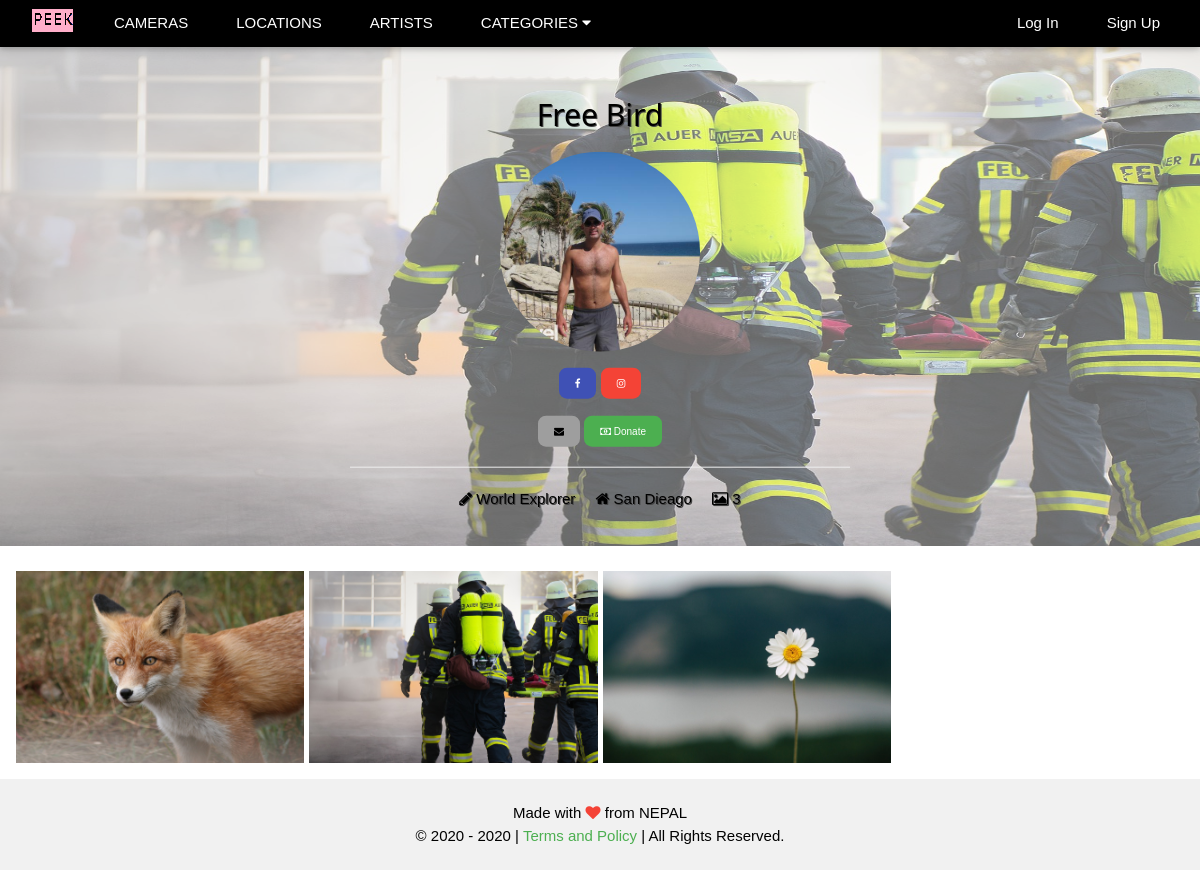
The app's page /theexplorer/ with its own data.
### users/models.py (models this page shows)
class UserProfile(AbstractUser):
    first_name = models.CharField(max_length=254)
    last_name = models.CharField(max_length=254)
    email = models.EmailField(max_length=254, unique=True)
    profile_picture = models.ImageField(blank=True, upload_to=upload_image_path)
    profession = models.CharField(max_length=254, blank=True)
    address = models.CharField(max_length=254, blank=True)
    dob = models.DateField(blank=True, null=True)
    donate = models.CharField(max_length=254, blank=True)
    fb_username = models.CharField(max_length=254, blank=True)
    tw_username = models.CharField(max_length=254, blank=True)
    in_username = models.CharField(max_length=254, blank=True)

### photos/models.py (models this page shows, shortened)
class Photo(models.Model):
    title = models.CharField(max_length=254)
    slug = models.SlugField(unique=True)
    category = models.ForeignKey('Category', on_delete=models.CASCADE)
    image = models.ImageField(upload_to=upload_image_path)
    image_type = models.CharField(max_length=10)
    camera = models.ForeignKey('Camera', on_delete=models.CASCADE)
    location = models.ForeignKey('Location', on_delete=models.CASCADE)
    tags = models.TextField()
    description = models.TextField()
    user = models.ForeignKey(User, on_delete=models.CASCADE)
    active = models.BooleanField(default=True)
    views_count = models.IntegerField(default=0)
    modified_on = models.DateTimeField(auto_now=True)
    uploaded_on = models.DateTimeField(auto_now_add=True)

### photos/views.py (the view)
# urls.py: path('<str:username>/', profile_public_page_view, name='public_profile'),
def profile_public_page_view(request, username):
    person = get_object_or_404(User, username=username, is_active=True)
    home = get_object_or_404(Photo, id=6)
    photos_list = Photo.objects.filter(active=True).filter(user=person).order_by('-uploaded_on')
    b_url = '?'
    if photos_list.count() != 0:
        paginator = Paginator(photos_list, 20)
        if 'page' in request.GET:
            q = request.GET['page']
            if q is not None and q != '' and q != '0':
                page_number = request.GET.get('page')
            else:
                page_number = 1
        else:
            page_number = 1
        data = paginator.get_page(page_number)
        return render(request, 'users/userpublic.html', {'home' : home, 'person' : person, 'data' : data, 'base_url' : b_url})
    else:
        return render(request, 'users/userpublic.html', {'home' : home, 'person' : person, 'no_posts_found' : True, 'base_url' : b_url})

### photos/context_processors.py (called while the page is built)
def category(request):
    cats = Category.objects.all().order_by('category')
    return {'cat_menu' : cats}

### photos/models.py (called while the page is built)
    def __str__(self):
        return self.category

### templates/users/userpublic.html (shortened to what this page needs)
{% extends 'base.html' %}
{% block content %} {% load static %}
<div class="w3-display-container w3-center"  style="margin-top:46px">
   <div class="w3-display-middle w3-center w3-container">
       <h2 style="text-shadow:1px 1px 0 #444">{{ person.first_name }} {{ person.last_name }}</h2>
        <p>
           {% if person.profile_picture %}
              <img src="{{ person.profile_picture.url }}" class="w3-circle w3-hide-small w3-hide-medium" style="width:40%">
           {% endif %}
        </p>
         {% if person.fb_username or person.tw_username or person.in_username %}
            <div class="w3-container w3-center w3-section">
               {% if person.fb_username %}
                 <a href="https://www.facebook.com/{{ person.fb_username }}" style="text-decoration: none;" class="w3-button w3-tiny w3-indigo w3-round-large w3-hover-green"><i class="fa fa-facebook"></i></a>
               {% endif %}
               {% if person.in_username %}
                 <a href="https://www.instagram.com/{{ person.in_username }}" style="text-decoration: none;" class="w3-button w3-tiny w3-red w3-round-large w3-hover-green"><i class="fa fa-instagram"></i></a>
               {% endif %}
            </div>
         {% endif %}
         <div class="w3-container w3-center w3-section">
            <a href="mailto:{{ person.email }}" style="text-decoration: none;" class="w3-button w3-tiny w3-grey w3-round-large w3-hover-green"><i class="fa fa-envelope"></i></a>
            <a href="#" style="text-decoration: none;" class="w3-button w3-tiny w3-green w3-round-large w3-hover-grey"><i class="fa fa-money"></i> Donate</a>
         </div>
        <hr/>
        {% if person.profession or person.address %}
           <div class="w3-container" style="text-shadow:1px 1px 0 #444">
               <div class="w3-hide-small w3-hide-medium ">
                  {% if person.profession %}
                     <i class="fa fa-pencil"></i> {{ person.profession }}
                  {% endif %}
                  {% if person.address %}
                     <i class="fa fa-home w3-margin-left"></i> {{ person.address }}
                  {% endif %}
                  <i class="fa fa-photo w3-margin-left"></i> {{ person.photo_set.all.count }}
               </div>
           </div>
        {% endif %}
   </div>
</div>
<div class="w3-content" style="margin-top:25px; max-width:1500px">
   <section class="w3-container w3-section" id="photos">
      {% for item in data %}
      <div class="w3-display-container" style="margin-bottom: 5px;">
         <div class="img-container">
            <a href="{% url 'single' item.user.username item.slug %}">
            <img src="{{ item.image.url }}">
            </a>
         </div>
      </div>
      {% endfor %}
   </section>
</div>
{% endblock %}

### static/css/w3.css (style rules this page uses)
html { box-sizing:border-box }
*,*:before,*:after { box-sizing:inherit }
html { -ms-text-size-adjust:100%;-webkit-text-size-adjust:100% }
body { margin:0 }
article,aside,details,figcaption,figure,footer,header,main,menu,nav,section { display:block }
a { background-color:transparent }
img { border-style:none }
hr { box-sizing:content-box;height:0;overflow:visible }
html,body { font-family:Verdana,sans-serif;font-size:15px;line-height:1.5 }
html { overflow-x:hidden }
h2 { font-size:30px }
h1,h2,h3,h4,h5,h6 { font-family:"Segoe UI",Arial,sans-serif;font-weight:400;margin:10px 0 }
hr { border:0;border-top:1px solid #eee;margin:20px 0 }
img { vertical-align:middle }
a { color:inherit }
.w3-btn,.w3-button { border:none;display:inline-block;padding:8px 16px;vertical-align:middle;overflow:hidden;text-decoration:none;color:inherit;background-color:inherit;text-align:center;cursor:pointer;white-space:nowrap }
.w3-btn,.w3-button { -webkit-touch-callout:none;-webkit-user-select:none;-khtml-user-select:none;-moz-user-select:none;-ms-user-select:none;user-select:none }
.w3-tooltip,.w3-display-container { position:relative }
.w3-container:after,.w3-container:before,.w3-panel:after,.w3-panel:before,.w3-row:after,.w3-row:before,.w3-row-padding:after,.w3-row-padding:before, .w3-cell-row:before,.w3-cell-row:after,.w3-clear:after,.w3-clear:before,.w3-bar:before,.w3-bar:after { content:"";display:table;clear:both }
.w3-content,.w3-auto { margin-left:auto;margin-right:auto }
.w3-content { max-width:980px }
.w3-display-middle { position:absolute;top:50%;left:50%;transform:translate(-50%,-50%);-ms-transform:translate(-50%,-50%) }
.w3-circle { border-radius:50% }
.w3-round-large { border-radius:8px }
.w3-container,.w3-panel { padding:0.01em 16px }
.w3-tiny { font-size:10px!important }
.w3-center { text-align:center!important }
.w3-section,.w3-code { margin-top:16px!important;margin-bottom:16px!important }
.w3-margin-left { margin-left:16px!important }
.w3-green,.w3-hover-green:hover { color:#fff!important;background-color:#4CAF50!important }
.w3-indigo,.w3-hover-indigo:hover { color:#fff!important;background-color:#3f51b5!important }
.w3-red,.w3-hover-red:hover { color:#fff!important;background-color:#f44336!important }
.w3-grey,.w3-hover-grey:hover,.w3-gray,.w3-hover-gray:hover { color:#000!important;background-color:#9e9e9e!important }

### static/css/main.css (style rules this page uses)
#photos { -webkit-column-count: 4; -webkit-column-gap: 5px; -moz-column-count: 4; -moz-column-gap: 5px; column-count: 4; column-gap: 5px; }
#photos img { width: 100% !important; height: auto !important; }
.img-container { position: relative; background: rgb(0, 0, 0); }

### records on screen
UserProfile: first_name "Free", last_name "Bird", profile_picture (picture), profession "World Explorer", address "San Dieago", photo_set.all.count "3"
Photo: image (picture)
Photo: image (picture)
Photo: image (picture)
